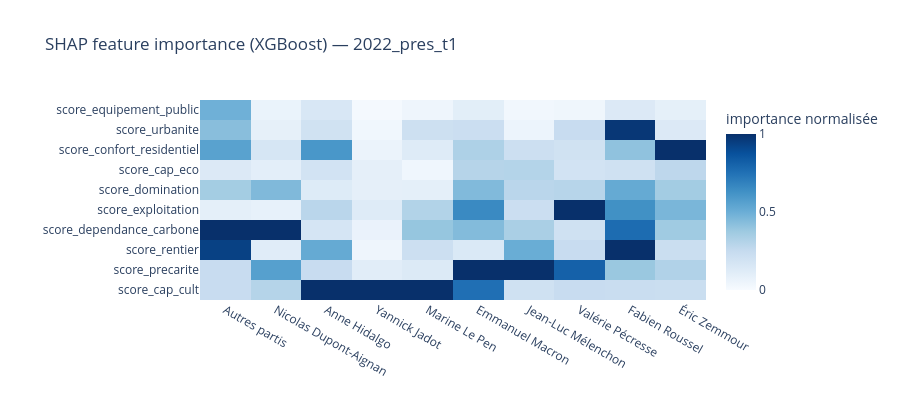

Notebook source saved alongside this figure:
### Markdown cell above
### 1.5 XGBoost + SHAP

Feature importance juste même en présence de variables colinéaires.

### Code cell
X_shap = merged_s1[VARS_S1].fillna(0)
w_shap = merged_s1['_w'].values

shap_results = {}
for party in parties_s1:
    y = merged_s1[f'score_{party}'].fillna(0).values
    model = xgb.XGBRegressor(
        n_estimators=300, max_depth=4, learning_rate=0.05,
        subsample=0.8, colsample_bytree=0.8,
        random_state=42, verbosity=0
    )
    model.fit(X_shap, y, sample_weight=w_shap)
    explainer = shap.TreeExplainer(model)
    sv = explainer.shap_values(X_shap)
    shap_results[party] = {
        'mean_abs': pd.Series(np.abs(sv).mean(axis=0), index=VARS_S1),
        'shap_values': sv
    }
    print(f'  SHAP OK — {party_label(party)}')

# Heatmap des SHAP mean|abs| normalisées par parti
shap_df = pd.DataFrame({party_label(p): shap_results[p]['mean_abs'] for p in parties_s1})
shap_df_norm = shap_df.div(shap_df.max())  # normaliser pour comparer entre partis
shap_order = shap_df.max(axis=1).sort_values(ascending=False).index

fig = go.Figure(go.Heatmap(
    z=shap_df_norm.loc[shap_order].values,
    x=list(shap_df.columns),
    y=list(shap_order),
    colorscale='Blues', zmin=0, zmax=1,
    colorbar=dict(title='importance normalisée'),
    hovertemplate='%{y} × %{x} : %{z:.3f}<extra></extra>'
))
fig.update_layout(
    title=f'SHAP feature importance (XGBoost) — {ELEC_S1}',
    height=max(400, len(VARS_S1) * 28),
    margin=dict(l=200, b=100)
)
fig.show()

### Figure 1 — Plotly figure (JSON) as saved in the notebook; plotly's stock layout.template omitted (floating-point values rounded to 4 significant figures)
{"data": [{"colorbar": {"title": {"text": "importance normalisée"}}, "colorscale": [[0, "rgb(247,251,255)"], [0.125, "rgb(222,235,247)"], [0.25, "rgb(198,219,239)"], [0.375, "rgb(158,202,225)"], [0.5, "rgb(107,174,214)"], [0.625, "rgb(66,146,198)"], [0.75, "rgb(33,113,181)"], [0.875, "rgb(8,81,156)"], [1, "rgb(8,48,107)"]], "hovertemplate": "%{y} × %{x} : %{z:.3f}<extra></extra>", "type": "heatmap", "x": ["Autres partis", "Nicolas Dupont-Aignan", "Anne Hidalgo", "Yannick Jadot", "Marine Le Pen", "Emmanuel Macron", "Jean-Luc Mélenchon", "Valérie Pécresse", "Fabien Roussel", "Éric Zemmour"], "y": ["score_cap_cult", "score_precarite", "score_rentier", "score_dependance_carbone", "score_exploitation", "score_domination", "score_cap_eco", "score_confort_residentiel", "score_urbanite", "score_equipement_public"], "z": [[0.2418, 0.302, 1.0, 1.0, 1.0, 0.756, 0.2048, 0.2399, 0.2341, 0.227], [0.242, 0.5642, 0.2387, 0.1114, 0.1336, 1.0, 1.0, 0.8116, 0.3852, 0.3156], [0.9371, 0.1164, 0.5198, 0.04398, 0.221, 0.1432, 0.5047, 0.2391, 1.0, 0.2271], [1.0, 1.0, 0.1743, 0.06718, 0.395, 0.4404, 0.3363, 0.2032, 0.7692, 0.3683], [0.0943, 0.08058, 0.286, 0.1248, 0.3116, 0.656, 0.2265, 1.0, 0.6289, 0.4623], [0.3555, 0.4497, 0.1277, 0.09143, 0.09356, 0.4469, 0.2874, 0.2966, 0.5197, 0.3597], [0.138, 0.09859, 0.1878, 0.09009, 0.03884, 0.3009, 0.3048, 0.1865, 0.2005, 0.2762], [0.5546, 0.1663, 0.6028, 0.06126, 0.1232, 0.3254, 0.2178, 0.1983, 0.4094, 1.0], [0.4274, 0.08651, 0.1985, 0.03308, 0.2117, 0.2241, 0.05287, 0.2419, 0.9717, 0.1367], [0.4892, 0.06347, 0.1565, 0.01283, 0.04718, 0.1046, 0.03146, 0.04193, 0.137, 0.08918]], "zmax": 1, "zmin": 0}], "layout": {"height": 400, "margin": {"b": 100, "l": 200}, "title": {"text": "SHAP feature importance (XGBoost) — 2022_pres_t1"}}}
